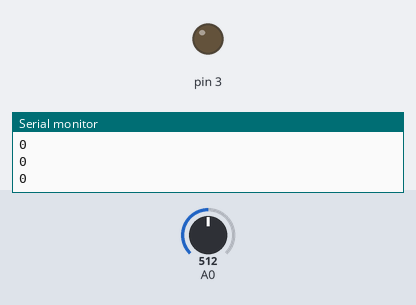
The sketch below on a simulated Arduino Uno, built with avr-gcc and run on an emulated ATmega328P. Shown: output pins drawn as LEDs (lit = HIGH), the last lines printed to the serial monitor. Inputs (shaded band) come from the test bench; at power-on: A0 = 512.

Above: at 1.2 s.
1.3 s: A0 set to 1012
2.8 s: A0 set to 1020
At 3.2 s:
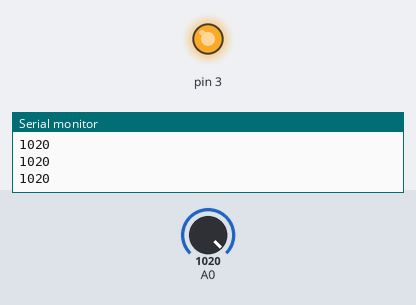
Timing chart, 0 to 5.8 s (numbered marks = the images above; inputs shaded):
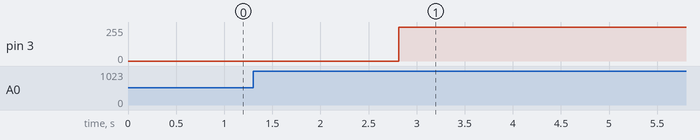

The sketch:

photoresistor_test.ino
```cpp
void setup() {
  // put your setup code here, to run once:
  Serial.begin(9600);
  pinMode(3,OUTPUT);
  pinMode(A0,INPUT);
}

void loop() {
  // put your main code here, to run repeatedly:
  int lightRead = (analogRead(A0));
  //int ledOutput = map(lightRead, 1, 1023, 0, 254);
  int ledOutput = lightRead;
  if (ledOutput < 1020) {
    ledOutput = 0;
  }

  Serial.println(ledOutput);
  analogWrite(3, ledOutput);
  delay(50);
}
```

Measured:
- the behaviour switches between 1019 and 1020 on A0 (found by bisection; images 0 and 1)
- after the input at 2.8 s, pin 3: 0/255 → 252/255 at once
